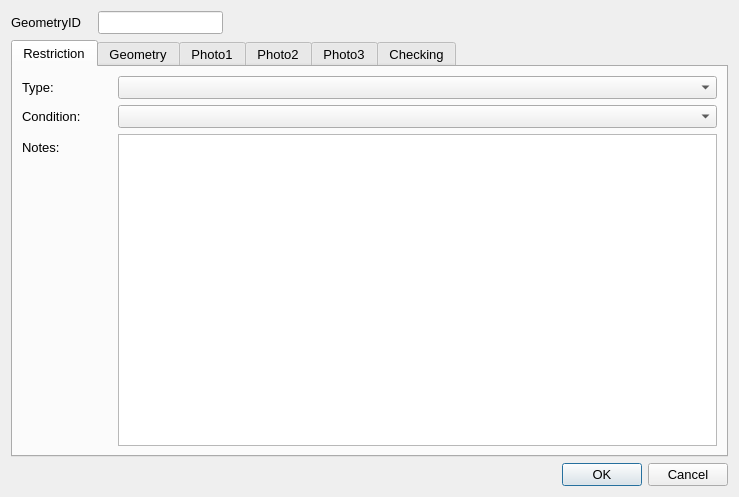
<?xml version="1.0" encoding="UTF-8"?>
<ui version="4.0">
 <class>Dialog</class>
 <widget class="QDialog" name="Dialog">
  <property name="geometry">
   <rect>
    <x>0</x>
    <y>0</y>
    <width>739</width>
    <height>497</height>
   </rect>
  </property>
  <property name="sizePolicy">
   <sizepolicy hsizetype="Fixed" vsizetype="Fixed">
    <horstretch>0</horstretch>
    <verstretch>0</verstretch>
   </sizepolicy>
  </property>
  <property name="maximumSize">
   <size>
    <width>750</width>
    <height>550</height>
   </size>
  </property>
  <property name="font">
   <font>
    <pointsize>10</pointsize>
   </font>
  </property>
  <property name="windowTitle">
   <string>Dialog</string>
  </property>
  <layout class="QGridLayout" name="gridLayout">
   <item row="2" column="2">
    <widget class="QDialogButtonBox" name="button_box">
     <property name="orientation">
      <enum>Qt::Horizontal</enum>
     </property>
     <property name="standardButtons">
      <set>QDialogButtonBox::Cancel|QDialogButtonBox::Ok</set>
     </property>
    </widget>
   </item>
   <item row="0" column="1">
    <widget class="QLineEdit" name="GeometryID">
     <property name="sizePolicy">
      <sizepolicy hsizetype="Preferred" vsizetype="Preferred">
       <horstretch>0</horstretch>
       <verstretch>0</verstretch>
      </sizepolicy>
     </property>
     <property name="font">
      <font>
       <pointsize>10</pointsize>
      </font>
     </property>
     <property name="inputMask">
      <string/>
     </property>
     <property name="readOnly">
      <bool>true</bool>
     </property>
     <property name="placeholderText">
      <string/>
     </property>
    </widget>
   </item>
   <item row="1" column="0" colspan="3">
    <widget class="QTabWidget" name="Details">
     <property name="sizePolicy">
      <sizepolicy hsizetype="Expanding" vsizetype="Expanding">
       <horstretch>0</horstretch>
       <verstretch>0</verstretch>
      </sizepolicy>
     </property>
     <property name="minimumSize">
      <size>
       <width>0</width>
       <height>0</height>
      </size>
     </property>
     <property name="font">
      <font>
       <pointsize>10</pointsize>
      </font>
     </property>
     <property name="cursor">
      <cursorShape>IBeamCursor</cursorShape>
     </property>
     <property name="mouseTracking">
      <bool>true</bool>
     </property>
     <property name="acceptDrops">
      <bool>true</bool>
     </property>
     <property name="currentIndex">
      <number>0</number>
     </property>
     <widget class="QWidget" name="RestrictionDetails">
      <property name="focusPolicy">
       <enum>Qt::NoFocus</enum>
      </property>
      <attribute name="title">
       <string>Restriction</string>
      </attribute>
      <layout class="QFormLayout" name="formLayout">
       <property name="fieldGrowthPolicy">
        <enum>QFormLayout::AllNonFixedFieldsGrow</enum>
       </property>
       <item row="2" column="0">
        <widget class="QLabel" name="label_7">
         <property name="text">
          <string>Type:</string>
         </property>
        </widget>
       </item>
       <item row="2" column="1">
        <widget class="QComboBox" name="MotorcycleParkingFacilityTypeID"/>
       </item>
       <item row="3" column="0">
        <widget class="QLabel" name="lbl_Condition">
         <property name="minimumSize">
          <size>
           <width>90</width>
           <height>16</height>
          </size>
         </property>
         <property name="font">
          <font>
           <pointsize>10</pointsize>
          </font>
         </property>
         <property name="text">
          <string>Condition:</string>
         </property>
        </widget>
       </item>
       <item row="3" column="1">
        <widget class="QComboBox" name="AssetConditionTypeID"/>
       </item>
       <item row="8" column="0">
        <widget class="QLabel" name="lbl_Notes">
         <property name="text">
          <string>Notes:</string>
         </property>
        </widget>
       </item>
       <item row="8" column="1">
        <widget class="QTextEdit" name="Notes"/>
       </item>
      </layout>
     </widget>
     <widget class="QWidget" name="Geometry">
      <attribute name="title">
       <string>Geometry</string>
      </attribute>
      <layout class="QFormLayout" name="formLayout_2">
       <property name="fieldGrowthPolicy">
        <enum>QFormLayout::AllNonFixedFieldsGrow</enum>
       </property>
       <item row="0" column="0">
        <widget class="QLabel" name="lbl_RoadName">
         <property name="minimumSize">
          <size>
           <width>90</width>
           <height>16</height>
          </size>
         </property>
         <property name="font">
          <font>
           <pointsize>10</pointsize>
          </font>
         </property>
         <property name="text">
          <string>Road Name:</string>
         </property>
        </widget>
       </item>
       <item row="0" column="1">
        <widget class="QLineEdit" name="RoadName"/>
       </item>
       <item row="1" column="0">
        <widget class="QLabel" name="lbl_USRN">
         <property name="minimumSize">
          <size>
           <width>90</width>
           <height>16</height>
          </size>
         </property>
         <property name="font">
          <font>
           <pointsize>10</pointsize>
          </font>
         </property>
         <property name="text">
          <string>USRN:</string>
         </property>
        </widget>
       </item>
       <item row="1" column="1">
        <widget class="QLineEdit" name="USRN"/>
       </item>
       <item row="3" column="1">
        <spacer name="verticalSpacer">
         <property name="orientation">
          <enum>Qt::Vertical</enum>
         </property>
         <property name="sizeHint" stdset="0">
          <size>
           <width>20</width>
           <height>40</height>
          </size>
         </property>
        </spacer>
       </item>
       <item row="4" column="0">
        <widget class="QLabel" name="label_8">
         <property name="text">
          <string>Last Update Date:</string>
         </property>
        </widget>
       </item>
       <item row="4" column="1">
        <widget class="QDateTimeEdit" name="LastUpdateDateTime">
         <property name="readOnly">
          <bool>true</bool>
         </property>
        </widget>
       </item>
       <item row="5" column="0">
        <widget class="QLabel" name="label_2">
         <property name="text">
          <string>Last Changed By:</string>
         </property>
        </widget>
       </item>
       <item row="5" column="1">
        <widget class="QLineEdit" name="LastUpdatePerson"/>
       </item>
       <item row="6" column="0">
        <widget class="QLabel" name="label_9">
         <property name="text">
          <string>RestrictionID:</string>
         </property>
        </widget>
       </item>
       <item row="6" column="1">
        <widget class="QLineEdit" name="RestrictionID"/>
       </item>
      </layout>
     </widget>
     <widget class="QWidget" name="PhotoTab_01">
      <attribute name="title">
       <string>Photo1</string>
      </attribute>
      <layout class="QGridLayout" name="gridLayout_2">
       <item row="1" column="0">
        <widget class="QPushButton" name="startCamera1">
         <property name="maximumSize">
          <size>
           <width>150</width>
           <height>16777215</height>
          </size>
         </property>
         <property name="text">
          <string>open Camera</string>
         </property>
         <property name="icon">
          <iconset>
           <normaloff>../../../../PC18-26 Carnegie Library Lambeth/Mapping/Templates/camara_foto.png</normaloff>../../../../PC18-26 Carnegie Library Lambeth/Mapping/Templates/camara_foto.png</iconset>
         </property>
         <property name="checkable">
          <bool>true</bool>
         </property>
         <property name="autoDefault">
          <bool>false</bool>
         </property>
         <property name="default">
          <bool>false</bool>
         </property>
        </widget>
       </item>
       <item row="1" column="2">
        <widget class="QPushButton" name="getPhoto1">
         <property name="maximumSize">
          <size>
           <width>150</width>
           <height>16777215</height>
          </size>
         </property>
         <property name="text">
          <string>take Photo</string>
         </property>
         <property name="icon">
          <iconset>
           <normaloff>../../../../PC18-26 Carnegie Library Lambeth/Mapping/Templates/take-photo-icon-21.jpg</normaloff>../../../../PC18-26 Carnegie Library Lambeth/Mapping/Templates/take-photo-icon-21.jpg</iconset>
         </property>
         <property name="checkable">
          <bool>false</bool>
         </property>
         <property name="autoDefault">
          <bool>false</bool>
         </property>
        </widget>
       </item>
       <item row="0" column="0">
        <widget class="QLabel" name="Photo_Widget_01">
         <property name="sizePolicy">
          <sizepolicy hsizetype="Fixed" vsizetype="Fixed">
           <horstretch>0</horstretch>
           <verstretch>0</verstretch>
          </sizepolicy>
         </property>
         <property name="maximumSize">
          <size>
           <width>640</width>
           <height>480</height>
          </size>
         </property>
         <property name="autoFillBackground">
          <bool>true</bool>
         </property>
         <property name="text">
          <string>No photo</string>
         </property>
        </widget>
       </item>
      </layout>
     </widget>
     <widget class="QWidget" name="PhotoTab_02">
      <attribute name="title">
       <string>Photo2</string>
      </attribute>
      <layout class="QGridLayout" name="gridLayout_4">
       <item row="0" column="0">
        <widget class="QLabel" name="Photo_Widget_02">
         <property name="sizePolicy">
          <sizepolicy hsizetype="Fixed" vsizetype="Fixed">
           <horstretch>0</horstretch>
           <verstretch>0</verstretch>
          </sizepolicy>
         </property>
         <property name="maximumSize">
          <size>
           <width>640</width>
           <height>480</height>
          </size>
         </property>
         <property name="autoFillBackground">
          <bool>true</bool>
         </property>
         <property name="text">
          <string>No photo</string>
         </property>
        </widget>
       </item>
       <item row="1" column="0">
        <widget class="QPushButton" name="startCamera2">
         <property name="maximumSize">
          <size>
           <width>150</width>
           <height>16777215</height>
          </size>
         </property>
         <property name="text">
          <string>open Camera</string>
         </property>
         <property name="icon">
          <iconset>
           <normaloff>../../../../PC18-26 Carnegie Library Lambeth/Mapping/Templates/camara_foto.png</normaloff>../../../../PC18-26 Carnegie Library Lambeth/Mapping/Templates/camara_foto.png</iconset>
         </property>
         <property name="checkable">
          <bool>true</bool>
         </property>
         <property name="autoDefault">
          <bool>false</bool>
         </property>
         <property name="default">
          <bool>false</bool>
         </property>
        </widget>
       </item>
       <item row="1" column="1">
        <widget class="QPushButton" name="getPhoto2">
         <property name="maximumSize">
          <size>
           <width>150</width>
           <height>16777215</height>
          </size>
         </property>
         <property name="text">
          <string>take Photo</string>
         </property>
         <property name="icon">
          <iconset>
           <normaloff>../../../../PC18-26 Carnegie Library Lambeth/Mapping/Templates/take-photo-icon-21.jpg</normaloff>../../../../PC18-26 Carnegie Library Lambeth/Mapping/Templates/take-photo-icon-21.jpg</iconset>
         </property>
         <property name="checkable">
          <bool>false</bool>
         </property>
         <property name="autoDefault">
          <bool>false</bool>
         </property>
        </widget>
       </item>
      </layout>
     </widget>
     <widget class="QWidget" name="PhotoTab_03">
      <attribute name="title">
       <string>Photo3</string>
      </attribute>
      <layout class="QGridLayout" name="gridLayout_3">
       <item row="0" column="0">
        <widget class="QLabel" name="Photo_Widget_03">
         <property name="autoFillBackground">
          <bool>true</bool>
         </property>
         <property name="text">
          <string>No photo</string>
         </property>
        </widget>
       </item>
       <item row="1" column="2">
        <widget class="QPushButton" name="getPhoto3">
         <property name="maximumSize">
          <size>
           <width>150</width>
           <height>16777215</height>
          </size>
         </property>
         <property name="text">
          <string>take Photo</string>
         </property>
         <property name="icon">
          <iconset>
           <normaloff>../../../../PC18-26 Carnegie Library Lambeth/Mapping/Templates/take-photo-icon-21.jpg</normaloff>../../../../PC18-26 Carnegie Library Lambeth/Mapping/Templates/take-photo-icon-21.jpg</iconset>
         </property>
         <property name="checkable">
          <bool>false</bool>
         </property>
         <property name="autoDefault">
          <bool>false</bool>
         </property>
        </widget>
       </item>
       <item row="1" column="0">
        <widget class="QPushButton" name="startCamera3">
         <property name="maximumSize">
          <size>
           <width>150</width>
           <height>16777215</height>
          </size>
         </property>
         <property name="text">
          <string>open Camera</string>
         </property>
         <property name="icon">
          <iconset>
           <normaloff>../../../../PC18-26 Carnegie Library Lambeth/Mapping/Templates/camara_foto.png</normaloff>../../../../PC18-26 Carnegie Library Lambeth/Mapping/Templates/camara_foto.png</iconset>
         </property>
         <property name="checkable">
          <bool>true</bool>
         </property>
         <property name="autoDefault">
          <bool>false</bool>
         </property>
         <property name="default">
          <bool>false</bool>
         </property>
        </widget>
       </item>
      </layout>
     </widget>
     <widget class="QWidget" name="checkingTab">
      <attribute name="title">
       <string>Checking</string>
      </attribute>
      <layout class="QFormLayout" name="formLayout_3">
       <item row="1" column="0">
        <widget class="QLabel" name="label_4">
         <property name="text">
          <string>Check Notes:</string>
         </property>
        </widget>
       </item>
       <item row="1" column="1">
        <widget class="QTextEdit" name="MHTC_CheckNotes"/>
       </item>
       <item row="0" column="0">
        <widget class="QLabel" name="label_5">
         <property name="text">
          <string>Check issue type:</string>
         </property>
        </widget>
       </item>
       <item row="0" column="1">
        <widget class="QComboBox" name="MHTC_CheckIssueTypeID"/>
       </item>
       <item row="3" column="0">
        <widget class="QCheckBox" name="FieldCheckCompleted">
         <property name="text">
          <string>Field check completed</string>
         </property>
        </widget>
       </item>
       <item row="2" column="0">
        <spacer name="verticalSpacer_2">
         <property name="orientation">
          <enum>Qt::Vertical</enum>
         </property>
         <property name="sizeHint" stdset="0">
          <size>
           <width>20</width>
           <height>20</height>
          </size>
         </property>
        </spacer>
       </item>
       <item row="6" column="0">
        <widget class="QLabel" name="label_6">
         <property name="text">
          <string>Check date:</string>
         </property>
        </widget>
       </item>
       <item row="5" column="0">
        <widget class="QLabel" name="label_10">
         <property name="text">
          <string>Checked by:</string>
         </property>
        </widget>
       </item>
       <item row="6" column="1">
        <widget class="QDateTimeEdit" name="Last_MHTC_Check_UpdateDateTime"/>
       </item>
       <item row="4" column="0">
        <spacer name="verticalSpacer_3">
         <property name="orientation">
          <enum>Qt::Vertical</enum>
         </property>
         <property name="sizeHint" stdset="0">
          <size>
           <width>20</width>
           <height>10</height>
          </size>
         </property>
        </spacer>
       </item>
       <item row="5" column="1">
        <widget class="QLineEdit" name="Last_MHTC_Check_UpdatePerson"/>
       </item>
      </layout>
     </widget>
    </widget>
   </item>
   <item row="0" column="0">
    <widget class="QLabel" name="label">
     <property name="minimumSize">
      <size>
       <width>81</width>
       <height>16</height>
      </size>
     </property>
     <property name="font">
      <font>
       <pointsize>10</pointsize>
      </font>
     </property>
     <property name="text">
      <string>GeometryID</string>
     </property>
    </widget>
   </item>
  </layout>
 </widget>
 <resources/>
 <connections>
  <connection>
   <sender>button_box</sender>
   <signal>accepted()</signal>
   <receiver>Dialog</receiver>
   <slot>accept()</slot>
   <hints>
    <hint type="sourcelabel">
     <x>248</x>
     <y>254</y>
    </hint>
    <hint type="destinationlabel">
     <x>157</x>
     <y>274</y>
    </hint>
   </hints>
  </connection>
  <connection>
   <sender>button_box</sender>
   <signal>rejected()</signal>
   <receiver>Dialog</receiver>
   <slot>reject()</slot>
   <hints>
    <hint type="sourcelabel">
     <x>316</x>
     <y>260</y>
    </hint>
    <hint type="destinationlabel">
     <x>286</x>
     <y>274</y>
    </hint>
   </hints>
  </connection>
 </connections>
</ui>
